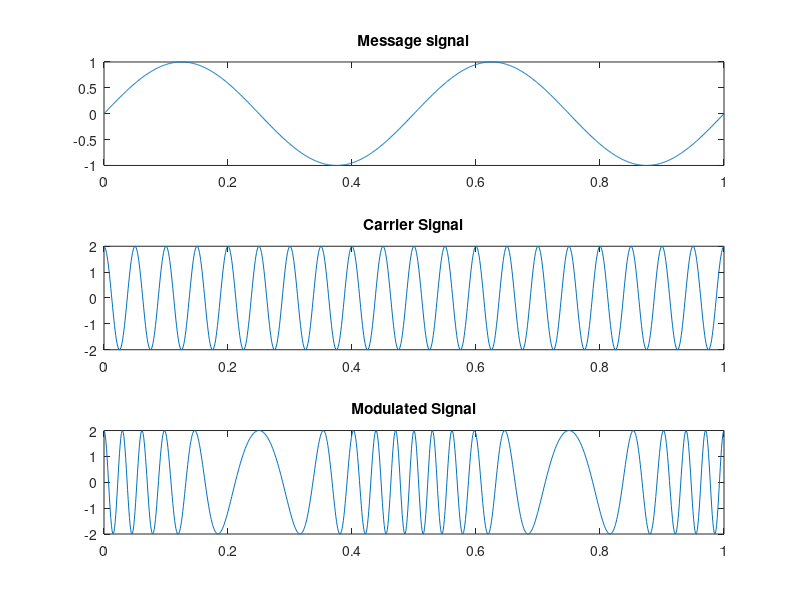

Reproduce this figure in MATLAB.
clear all
%Am: message signal amplitude 
Am=1;
%Ac: carrier signal amplitude
Ac=2;
%fm: message signal frequency 
fm=2;
%fc: carrier signal frequency 
fc=20;
%t: time
t=0:0.001:1;
%k: frequency sensitivity
k=14;
%β=k*Am/fm
%B:modulation index
B=k*Am/fm;
msg_signal=Am*sin(2*pi*fm*t);
carrier_signal=Ac*cos(2*pi*fc*t);
%Y(t)=Ac*cos[2*pi*fc*t+β*sin(2*pi*fm*t)]
%y equal modulation signal
y=Ac*cos(2*pi*fc*t+B*(sin(2*pi*fm*t)));
%first sub plot
subplot(3,1,1)
plot(t,msg_signal)
title("Message signal")
%second sub plot
subplot(3,1,2)
plot(t,carrier_signal)
title('Carrier Signal')
%third sub plot
subplot(3,1,3)
plot(t,y)
title("Modulated Signal")
